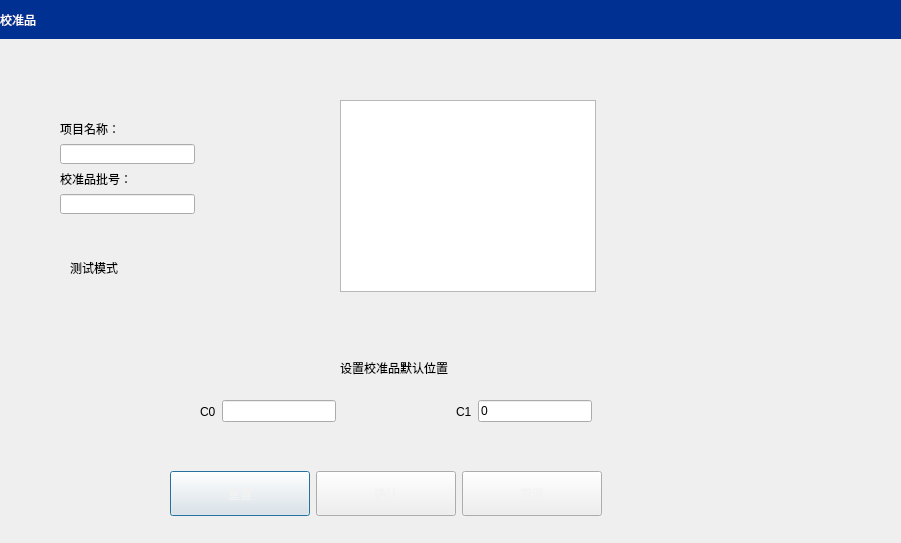
<?xml version="1.0" encoding="UTF-8"?>
<ui version="4.0">
 <class>PopNewCaliProduct</class>
 <widget class="QDialog" name="PopNewCaliProduct">
  <property name="geometry">
   <rect>
    <x>0</x>
    <y>0</y>
    <width>901</width>
    <height>543</height>
   </rect>
  </property>
  <property name="windowTitle">
   <string>Dialog</string>
  </property>
  <widget class="QListView" name="listView">
   <property name="geometry">
    <rect>
     <x>340</x>
     <y>100</y>
     <width>256</width>
     <height>192</height>
    </rect>
   </property>
  </widget>
  <widget class="QLabel" name="label_3">
   <property name="geometry">
    <rect>
     <x>70</x>
     <y>260</y>
     <width>53</width>
     <height>16</height>
    </rect>
   </property>
   <property name="text">
    <string>测试模式</string>
   </property>
  </widget>
  <widget class="QLabel" name="label_6">
   <property name="geometry">
    <rect>
     <x>340</x>
     <y>360</y>
     <width>141</width>
     <height>16</height>
    </rect>
   </property>
   <property name="text">
    <string>设置校准品默认位置</string>
   </property>
  </widget>
  <widget class="QWidget" name="layoutWidget">
   <property name="geometry">
    <rect>
     <x>60</x>
     <y>120</y>
     <width>135</width>
     <height>94</height>
    </rect>
   </property>
   <layout class="QVBoxLayout" name="verticalLayout">
    <item>
     <widget class="QLabel" name="label">
      <property name="text">
       <string>项目名称：</string>
      </property>
     </widget>
    </item>
    <item>
     <widget class="QLineEdit" name="lineEdit"/>
    </item>
    <item>
     <widget class="QLabel" name="label_2">
      <property name="text">
       <string>校准品批号：</string>
      </property>
     </widget>
    </item>
    <item>
     <widget class="QLineEdit" name="lineEdit_2"/>
    </item>
   </layout>
  </widget>
  <widget class="QWidget" name="layoutWidget">
   <property name="geometry">
    <rect>
     <x>200</x>
     <y>400</y>
     <width>392</width>
     <height>23</height>
    </rect>
   </property>
   <layout class="QHBoxLayout" name="horizontalLayout">
    <item>
     <widget class="QLabel" name="label_4">
      <property name="text">
       <string>C0</string>
      </property>
     </widget>
    </item>
    <item>
     <widget class="QLineEdit" name="lineEdit_3"/>
    </item>
    <item>
     <spacer name="horizontalSpacer">
      <property name="orientation">
       <enum>Qt::Horizontal</enum>
      </property>
      <property name="sizeHint" stdset="0">
       <size>
        <width>40</width>
        <height>20</height>
       </size>
      </property>
     </spacer>
    </item>
    <item>
     <widget class="QLabel" name="label_5">
      <property name="text">
       <string>C1</string>
      </property>
     </widget>
    </item>
    <item>
     <widget class="QLineEdit" name="lineEdit_4">
      <property name="text">
       <string>0</string>
      </property>
     </widget>
    </item>
   </layout>
  </widget>
  <widget class="QWidget" name="layoutWidget">
   <property name="geometry">
    <rect>
     <x>170</x>
     <y>470</y>
     <width>434</width>
     <height>47</height>
    </rect>
   </property>
   <layout class="QHBoxLayout" name="horizontalLayout_2">
    <item>
     <widget class="QPushButton" name="btn_NewCaliReset">
      <property name="minimumSize">
       <size>
        <width>140</width>
        <height>45</height>
       </size>
      </property>
      <property name="maximumSize">
       <size>
        <width>140</width>
        <height>45</height>
       </size>
      </property>
      <property name="styleSheet">
       <string notr="true">QPushButton{
font: 700 13pt &quot;Microsoft YaHei UI&quot;;
color: #F2F2F2;
border-image: url(:/resources/img/common/btnNomal.png);
padding: -1;}
QPushButton:pressed{
font: 700 13pt &quot;Microsoft YaHei UI&quot;;
color: #F2F2F2;
border-image: url(:/resources/img/common/btnClicked.png);
padding: -1;}</string>
      </property>
      <property name="text">
       <string>重置</string>
      </property>
     </widget>
    </item>
    <item>
     <widget class="QPushButton" name="btn_NewCaliOK">
      <property name="minimumSize">
       <size>
        <width>140</width>
        <height>45</height>
       </size>
      </property>
      <property name="maximumSize">
       <size>
        <width>140</width>
        <height>45</height>
       </size>
      </property>
      <property name="styleSheet">
       <string notr="true">QPushButton{
font: 700 13pt &quot;Microsoft YaHei UI&quot;;
color: #F2F2F2;
border-image: url(:/resources/img/common/btnNomal.png);
padding: -1;}
QPushButton:pressed{
font: 700 13pt &quot;Microsoft YaHei UI&quot;;
color: #F2F2F2;
border-image: url(:/resources/img/common/btnClicked.png);
padding: -1;}</string>
      </property>
      <property name="text">
       <string>确认</string>
      </property>
     </widget>
    </item>
    <item>
     <widget class="QPushButton" name="btn_NewCaliCancle">
      <property name="minimumSize">
       <size>
        <width>140</width>
        <height>45</height>
       </size>
      </property>
      <property name="maximumSize">
       <size>
        <width>140</width>
        <height>45</height>
       </size>
      </property>
      <property name="styleSheet">
       <string notr="true">QPushButton{
font: 700 13pt &quot;Microsoft YaHei UI&quot;;
color: #F2F2F2;
border-image: url(:/resources/img/common/btnNomal.png);
padding: -1;}
QPushButton:pressed{
font: 700 13pt &quot;Microsoft YaHei UI&quot;;
color: #F2F2F2;
border-image: url(:/resources/img/common/btnClicked.png);
padding: -1;}</string>
      </property>
      <property name="text">
       <string>取消</string>
      </property>
     </widget>
    </item>
   </layout>
  </widget>
  <widget class="QWidget" name="widget" native="true">
   <property name="geometry">
    <rect>
     <x>0</x>
     <y>0</y>
     <width>901</width>
     <height>39</height>
    </rect>
   </property>
   <property name="styleSheet">
    <string notr="true">QWidget#widget{
	background-color: rgb(0, 48, 145);
}
</string>
   </property>
   <layout class="QVBoxLayout" name="verticalLayout_2">
    <item>
     <widget class="QLabel" name="label_7">
      <property name="styleSheet">
       <string notr="true">color: rgb(255, 255, 255);
 font: 700 12pt &quot;Microsoft YaHei UI&quot;;
</string>
      </property>
      <property name="text">
       <string>校准品</string>
      </property>
     </widget>
    </item>
   </layout>
  </widget>
 </widget>
 <resources/>
 <connections/>
</ui>
